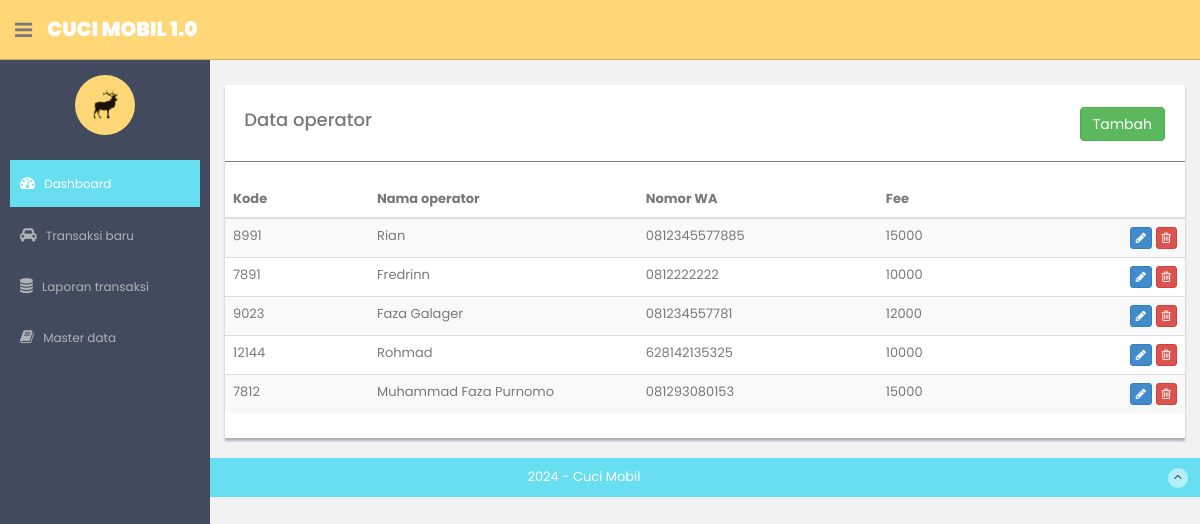
Before: /operators with the older database file.
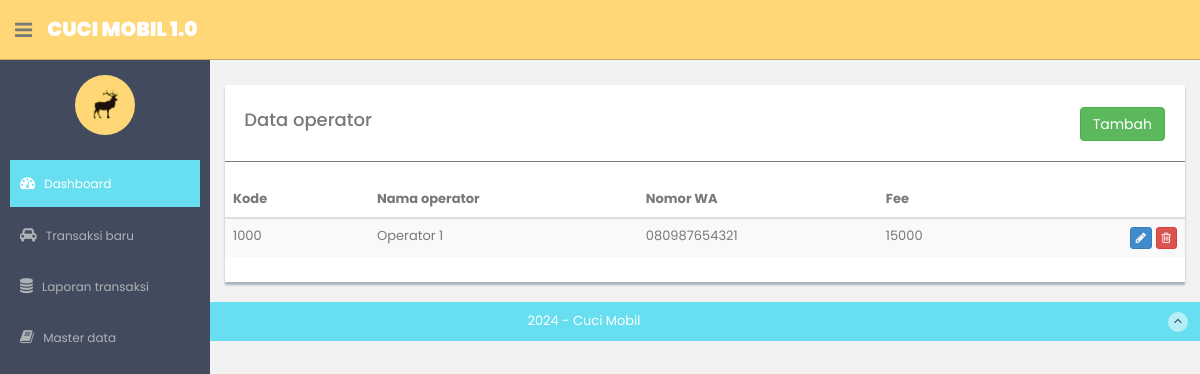
After: the same page with the newer database file.
### model/Operators.py (models this page shows)
class Operators(Model):
    id = IntegerField(primary_key=True)
    code = CharField(max_length=8)
    name = CharField(max_length=120)
    phone = CharField(max_length=12)
    fee = IntegerField()
    class Meta:
        database = db

### routes_operators.py (the view)
@app.route("/operators", methods=["GET"])
def operators():
    operators = OperatorsController.list_operators()
    return render_template('references/operators/operators-list.html', operators=operators)

### controller/OperatorsController.py (called while the page is built)
    @staticmethod
    def list_operators():
        operators = Operators.select()
        datas = []
        return Operators.select()

### templates/references/operators/operators-list.html (shortened to what this page needs)
{% extends "layout.html" %}
{% block content %}
<div class="row mt">
      <div class="col-md-12">
          <div class="content-panel">
              <table class="table table-striped table-advance table-hover">
                <div >
                    <div style="float:left;"><h4>&nbsp; Data operator</h4></div>
                    <div class="pull-right" style="padding-top:7px;padding-right:20px;">
                        <button class="btn btn-success " onclick="javscript:openModal(0)">Tambah</button>
                    </div>
                </div>
                <hr/>
                  <thead>
                  <tr>
                      <th width="15%"> Kode</th>
                      <th width="28%"> Nama operator</th>
                      <th width="25%"> Nomor WA</th>
                      <th width="20%"> Fee</th>
                      <th width="12%"></th>
                  </tr>
                  </thead>
                  <tbody>
                  {% for item in operators %}
                  <tr>
                      <td>{{ item.code }} </td>
                      <td>{{ item.name }} </td>
                      <td>{{ item.phone }} </td>
                      <td>{{ item.fee }} </td>
                      <td align="right">
                          <button class="btn btn-primary btn-xs"  onclick="javscript:openModal({{ item.id }})"><i class="fa fa-pencil"></i></button>
                          <button class="btn btn-danger btn-xs" onclick="javscript:deleteRecord({{ item.id }})"><i class="fa fa-trash-o "></i></button>
                      </td>
                  </tr>
                 {% endfor %}
                  </tbody>
              </table>
          </div>
      </div>
  </div>
{% endblock %}

### templates/layout.html (shortened to what this page needs)
<!DOCTYPE html>
<html lang="en">
  <head>
    <link href="assets/css/bootstrap.css" rel="stylesheet">
    <link href="assets/font-awesome/css/font-awesome.css" rel="stylesheet" />
    <link rel="stylesheet" type="text/css" href="assets/css/zabuto_calendar.css">
    <link rel="stylesheet" type="text/css" href="assets/js/gritter/css/jquery.gritter.css" />
    <link rel="stylesheet" type="text/css" href="assets/lineicons/style.css">
     <link rel="stylesheet" href="//code.jquery.com/ui/1.12.1/themes/base/jquery-ui.css">
    <link href="assets/css/style.css" rel="stylesheet">
    <link href="assets/css/style-responsive.css" rel="stylesheet">
  </head>
  <body>
  <section id="container" >
		{% include  "header.html" %}
      <aside>
		{% include  "nav.html" %}
      </aside>
      <section id="main-content">
          <section class="wrapper">
			  {% block content %}{% endblock %}
          </section>
      </section>
      <footer class="site-footer">
          <div class="text-center">
              2024 - Cuci Mobil
              <a href="index.html#" class="go-top">
                  <i class="fa fa-angle-up"></i>
              </a>
          </div>
      </footer>
  </section>
  </body>
</html>

### templates/header.html (shortened to what this page needs)
<header class="header black-bg">
      <div class="sidebar-toggle-box">
          <div class="fa fa-bars tooltips" data-placement="right" data-original-title="Toggle Navigation"></div>
      </div>
    <a href="/" class="logo"><b>CUCI MOBIL 1.0</b></a>
</header>

### templates/nav.html (shortened to what this page needs)
<div id="sidebar"  class="nav-collapse ">
              <ul class="sidebar-menu" id="nav-accordion">
              	  <p class="centered"><a href="profile.html"><img src="assets/img/ui-sam.jpg" class="img-circle" width="60"></a></p>
                  <li class="mt">
                      <a class="active" href="/">
                          <i class="fa fa-dashboard"></i>
                          <span>Dashboard</span>
                      </a>
                  </li>
                  <li class="sub-menu">
                      <a  href="/transactions">
                          <i class="fa fa-car"></i>
                          <span>Transaksi baru</span>
                      </a>
                  </li>
                  <li class="sub-menu">
                      <a href="javascript:;" >
                          <i class="fa fa-database"></i>
                          <span>Laporan transaksi</span>
                      </a>
                  </li>
                  <li class="sub-menu">
                      <a href="javascript:;" >
                          <i class="fa fa-book"></i>
                          <span>Master data</span>
                      </a>
                  </li>
              </ul>
          </div>

Changed rows visible on the page:
removed Operators: code "8991", name "Rian", phone "0812345577885", fee "15000"
removed Operators: code "7891", name "Fredrinn", phone "0812222222", fee "10000"
removed Operators: code "9023", name "Faza Galager", phone "081234557781", fee "12000"
removed Operators: code "12144", name "Rohmad", phone "628142135325", fee "10000"
removed Operators: code "7812", name "Muhammad Faza Purnomo", phone "081293080153", fee "15000"
added Operators: code "1000", name "Operator 1", phone "080987654321", fee "15000"
